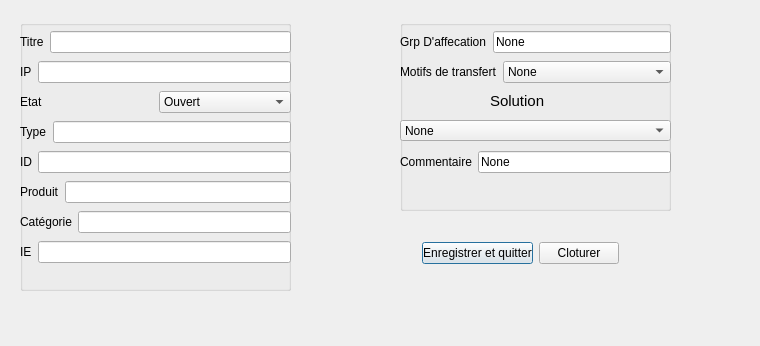
<?xml version="1.0" encoding="UTF-8"?>
<ui version="4.0">
 <class>Dialog3</class>
 <widget class="QDialog" name="Dialog3">
  <property name="geometry">
   <rect>
    <x>0</x>
    <y>0</y>
    <width>760</width>
    <height>346</height>
   </rect>
  </property>
  <property name="windowTitle">
   <string>CNOC </string>
  </property>
  <property name="windowIcon">
   <iconset resource="rsc1.qrc">
    <normaloff>:/resources/img/technical-support.png</normaloff>:/resources/img/technical-support.png</iconset>
  </property>
  <widget class="QGroupBox" name="groupBox">
   <property name="geometry">
    <rect>
     <x>400</x>
     <y>20</y>
     <width>271</width>
     <height>191</height>
    </rect>
   </property>
   <property name="title">
    <string/>
   </property>
   <property name="flat">
    <bool>true</bool>
   </property>
   <widget class="QWidget" name="layoutWidget">
    <property name="geometry">
     <rect>
      <x>0</x>
      <y>40</y>
      <width>271</width>
      <height>24</height>
     </rect>
    </property>
    <layout class="QHBoxLayout" name="horizontalLayout_10">
     <item>
      <widget class="QLabel" name="label_10">
       <property name="text">
        <string>Motifs de transfert</string>
       </property>
      </widget>
     </item>
     <item>
      <widget class="QComboBox" name="comboBox_2">
       <item>
        <property name="text">
         <string>None</string>
        </property>
       </item>
       <item>
        <property name="text">
         <string>Ligne non synchro</string>
        </property>
       </item>
       <item>
        <property name="text">
         <string>Acces nécessite bascullement</string>
        </property>
       </item>
       <item>
        <property name="text">
         <string>Cablage LAN</string>
        </property>
       </item>
       <item>
        <property name="text">
         <string>Switch 2</string>
        </property>
       </item>
       <item>
        <property name="text">
         <string>Switch 3</string>
        </property>
       </item>
       <item>
        <property name="text">
         <string>Wifi acces point</string>
        </property>
       </item>
      </widget>
     </item>
    </layout>
   </widget>
   <widget class="QWidget" name="layoutWidget_5">
    <property name="geometry">
     <rect>
      <x>0</x>
      <y>10</y>
      <width>271</width>
      <height>24</height>
     </rect>
    </property>
    <layout class="QHBoxLayout" name="horizontalLayout_9">
     <item>
      <widget class="QLabel" name="label_9">
       <property name="text">
        <string>Grp D'affecation</string>
       </property>
      </widget>
     </item>
     <item>
      <widget class="QLineEdit" name="lineEdit_8">
       <property name="text">
        <string>None</string>
       </property>
      </widget>
     </item>
    </layout>
   </widget>
   <widget class="QLabel" name="label_11">
    <property name="geometry">
     <rect>
      <x>90</x>
      <y>71</y>
      <width>71</width>
      <height>20</height>
     </rect>
    </property>
    <property name="text">
     <string>&lt;html&gt;&lt;head/&gt;&lt;body&gt;&lt;p&gt;&lt;span style=&quot; font-size:11pt;&quot;&gt;Solution&lt;/span&gt;&lt;/p&gt;&lt;/body&gt;&lt;/html&gt;</string>
    </property>
   </widget>
   <widget class="QComboBox" name="comboBox_3">
    <property name="geometry">
     <rect>
      <x>0</x>
      <y>100</y>
      <width>271</width>
      <height>21</height>
     </rect>
    </property>
    <item>
     <property name="text">
      <string>None</string>
     </property>
    </item>
    <item>
     <property name="text">
      <string>Code Cloture</string>
     </property>
    </item>
    <item>
     <property name="text">
      <string>Prob phy resolu</string>
     </property>
    </item>
    <item>
     <property name="text">
      <string>Ligne suspendu</string>
     </property>
    </item>
    <item>
     <property name="text">
      <string>Prob Client</string>
     </property>
    </item>
    <item>
     <property name="text">
      <string>Changement Hard</string>
     </property>
    </item>
   </widget>
   <widget class="QWidget" name="layoutWidget">
    <property name="geometry">
     <rect>
      <x>0</x>
      <y>130</y>
      <width>271</width>
      <height>24</height>
     </rect>
    </property>
    <layout class="QHBoxLayout" name="horizontalLayout_11">
     <item>
      <widget class="QLabel" name="label_12">
       <property name="text">
        <string>Commentaire</string>
       </property>
      </widget>
     </item>
     <item>
      <widget class="QLineEdit" name="lineEdit_9">
       <property name="text">
        <string>None</string>
       </property>
      </widget>
     </item>
    </layout>
   </widget>
  </widget>
  <widget class="QGroupBox" name="groupBox_2">
   <property name="geometry">
    <rect>
     <x>20</x>
     <y>20</y>
     <width>271</width>
     <height>271</height>
    </rect>
   </property>
   <property name="font">
    <font>
     <kerning>true</kerning>
    </font>
   </property>
   <property name="title">
    <string/>
   </property>
   <property name="flat">
    <bool>true</bool>
   </property>
   <widget class="QWidget" name="layoutWidget">
    <property name="geometry">
     <rect>
      <x>0</x>
      <y>10</y>
      <width>271</width>
      <height>24</height>
     </rect>
    </property>
    <layout class="QHBoxLayout" name="horizontalLayout">
     <item>
      <widget class="QLabel" name="label">
       <property name="text">
        <string>Titre</string>
       </property>
      </widget>
     </item>
     <item>
      <widget class="QLineEdit" name="lineEdit"/>
     </item>
    </layout>
   </widget>
   <widget class="QWidget" name="layoutWidget_3">
    <property name="geometry">
     <rect>
      <x>0</x>
      <y>190</y>
      <width>271</width>
      <height>24</height>
     </rect>
    </property>
    <layout class="QHBoxLayout" name="horizontalLayout_5">
     <item>
      <widget class="QLabel" name="label_5">
       <property name="text">
        <string>Catégorie</string>
       </property>
      </widget>
     </item>
     <item>
      <widget class="QLineEdit" name="lineEdit_5"/>
     </item>
    </layout>
   </widget>
   <widget class="QWidget" name="layoutWidget_2">
    <property name="geometry">
     <rect>
      <x>0</x>
      <y>160</y>
      <width>271</width>
      <height>24</height>
     </rect>
    </property>
    <layout class="QHBoxLayout" name="horizontalLayout_4">
     <item>
      <widget class="QLabel" name="label_4">
       <property name="text">
        <string>Produit</string>
       </property>
      </widget>
     </item>
     <item>
      <widget class="QLineEdit" name="lineEdit_4"/>
     </item>
    </layout>
   </widget>
   <widget class="QWidget" name="layoutWidget">
    <property name="geometry">
     <rect>
      <x>0</x>
      <y>70</y>
      <width>271</width>
      <height>24</height>
     </rect>
    </property>
    <layout class="QHBoxLayout" name="horizontalLayout_8">
     <item>
      <widget class="QLabel" name="label_8">
       <property name="text">
        <string>Etat</string>
       </property>
      </widget>
     </item>
     <item>
      <widget class="QComboBox" name="comboBox">
       <item>
        <property name="text">
         <string>Ouvert</string>
        </property>
       </item>
       <item>
        <property name="text">
         <string>Résolu</string>
        </property>
       </item>
       <item>
        <property name="text">
         <string>En attente</string>
        </property>
       </item>
      </widget>
     </item>
    </layout>
   </widget>
   <widget class="QWidget" name="layoutWidget">
    <property name="geometry">
     <rect>
      <x>0</x>
      <y>100</y>
      <width>271</width>
      <height>24</height>
     </rect>
    </property>
    <layout class="QHBoxLayout" name="horizontalLayout_3">
     <item>
      <widget class="QLabel" name="label_3">
       <property name="text">
        <string>Type</string>
       </property>
      </widget>
     </item>
     <item>
      <widget class="QLineEdit" name="lineEdit_3"/>
     </item>
    </layout>
   </widget>
   <widget class="QWidget" name="layoutWidget">
    <property name="geometry">
     <rect>
      <x>0</x>
      <y>220</y>
      <width>271</width>
      <height>24</height>
     </rect>
    </property>
    <layout class="QHBoxLayout" name="horizontalLayout_7">
     <item>
      <widget class="QLabel" name="label_7">
       <property name="text">
        <string>IE</string>
       </property>
      </widget>
     </item>
     <item>
      <widget class="QLineEdit" name="lineEdit_7"/>
     </item>
    </layout>
   </widget>
   <widget class="QWidget" name="layoutWidget_4">
    <property name="geometry">
     <rect>
      <x>0</x>
      <y>130</y>
      <width>271</width>
      <height>24</height>
     </rect>
    </property>
    <layout class="QHBoxLayout" name="horizontalLayout_6">
     <item>
      <widget class="QLabel" name="label_6">
       <property name="text">
        <string>ID</string>
       </property>
      </widget>
     </item>
     <item>
      <widget class="QLineEdit" name="lineEdit_6"/>
     </item>
    </layout>
   </widget>
   <widget class="QWidget" name="layoutWidget">
    <property name="geometry">
     <rect>
      <x>0</x>
      <y>40</y>
      <width>271</width>
      <height>24</height>
     </rect>
    </property>
    <layout class="QHBoxLayout" name="horizontalLayout_2">
     <item>
      <widget class="QLabel" name="label_2">
       <property name="text">
        <string>IP</string>
       </property>
      </widget>
     </item>
     <item>
      <widget class="QLineEdit" name="lineEdit_2">
       <property name="text">
        <string/>
       </property>
      </widget>
     </item>
    </layout>
   </widget>
  </widget>
  <widget class="QWidget" name="layoutWidget">
   <property name="geometry">
    <rect>
     <x>422</x>
     <y>241</y>
     <width>197</width>
     <height>25</height>
    </rect>
   </property>
   <layout class="QHBoxLayout" name="horizontalLayout_12">
    <item>
     <widget class="QPushButton" name="pushButton_2">
      <property name="text">
       <string>Enregistrer et quitter</string>
      </property>
     </widget>
    </item>
    <item>
     <widget class="QPushButton" name="pushButton">
      <property name="text">
       <string>Cloturer</string>
      </property>
     </widget>
    </item>
   </layout>
  </widget>
 </widget>
 <resources>
  <include location="rsc1.qrc"/>
 </resources>
 <connections/>
</ui>
